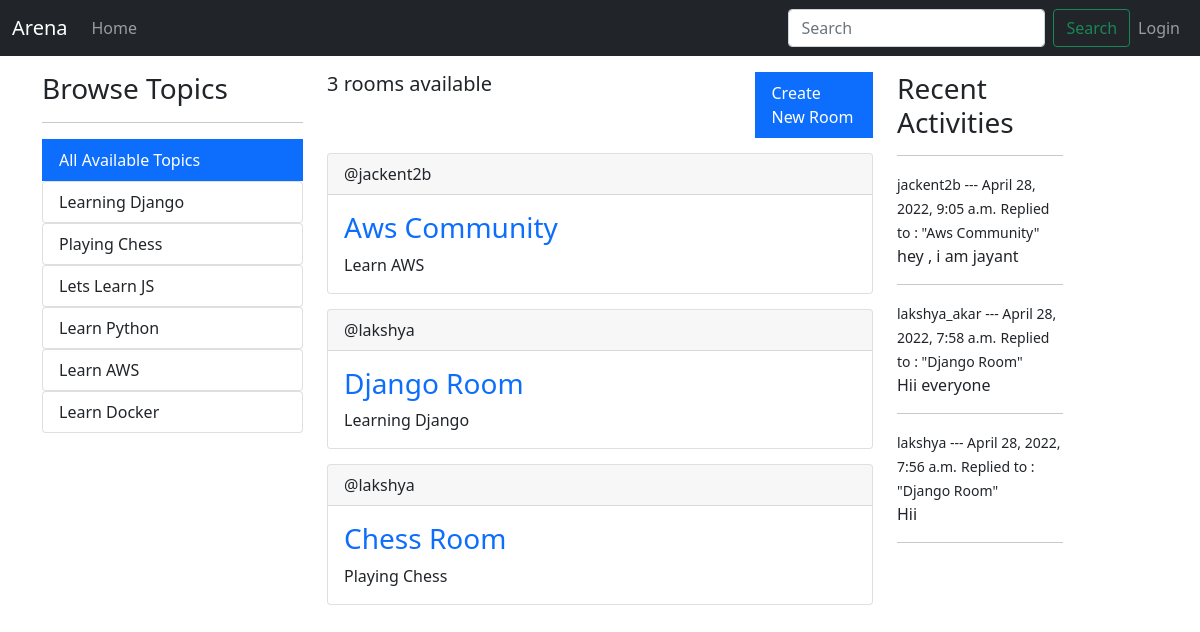
The page / on the database its author committed.
### myapp/models.py (models this page shows, shortened)
class Topic(models.Model):
    name = models.CharField(max_length=100)

class Room(models.Model):
    host =  models.ForeignKey(User, on_delete=models.SET_NULL, null= True)
    topic = models.ForeignKey(Topic, on_delete=models.SET_NULL, null= True)
    name = models.CharField(max_length=100)
    description = models.TextField(null=True, blank=True)
    participants = models.ManyToManyField(User,related_name='participants', blank=True)
    updated = models.DateField(auto_now=True)
    created = models.DateTimeField(auto_now_add=True)
    class Meta:
        ordering = ['-updated','-created']
    def __str__(self):
        return self.name

class Message(models.Model):
    user = models.ForeignKey(User,on_delete=models.CASCADE)
    room = models.ForeignKey(Room,on_delete=models.CASCADE)
    body = models.TextField()
    updated = models.DateField(auto_now=True)
    created = models.DateTimeField(auto_now_add=True)
    class Meta:
        ordering = ['-updated','-created']

### myapp/views.py (the view)
# urls.py: 2. Add a URL to urlpatterns:  path('', views.home, name='home')
def home(request):
    q = request.GET.get('q') if request.GET.get('q') != None else ''
    rooms = Room.objects.filter(
        Q(topic__name__icontains = q) | Q(name__icontains = q) | Q(description__icontains = q)
    )
    topics = Topic.objects.all()
    room_count = rooms.count()
    room_messages = Message.objects.filter(
        Q(room__topic__name__icontains=q))[0:3]
    context = {"rooms":rooms , "topics":topics, "room_count":room_count, 'room_messages': room_messages}
    return render(request, "home.html",context)

### templates/home.html
{% extends 'main.html' %} {%block content%}
<div class="container">
  <div class="row">
    <div class="col-3">{% include 'topics.html' %}</div>
    <div class="col-6">{%include 'feed_component.html'%}</div>
    <div class="col-2">{% include 'activity_component.html' %}</div>
  </div>
</div>
{%endblock content%}

### templates/topics.html
<div>
  <h3>Browse Topics</h3>
  <hr />
  <a
    href="{% url 'home' %}"
    class="list-group-item list-group-item-action active"
    aria-current="true"
  >
    All Available Topics
  </a>
  {% for topic in topics%}
  <div class="list-group">
    <a
      href="{% url 'home' %}?q={{topic.name}}"
      class="list-group-item list-group-item-action"
      >{{topic.name}}</a
    >
  </div>
  {%endfor%}
</div>

### templates/feed_component.html (shortened to what this page needs)
<div class="row">
  <div class="col-9">
    <h5>{{room_count}} rooms available</h5>
  </div>
  <div class="col-3">
    <a
      href="{% url 'create-room' %}"
      class="list-group-item list-group-item-action active"
      aria-current="true"
    >
      Create New Room
    </a>
  </div>
</div>
<div>
  {% for room in rooms%}
  <div class="card" style="margin-top: 15px">
    <div class="card-header">
      <span>@{{room.host.username}}</span>
    </div>
    <div class="card-body">
      <h3 class="card-title">
        <a style="text-decoration: none" href="/room/{{room.id}}"
          >{{room.name}}</a
        >
      </h3>
      <p class="card-text">{{room.topic.name}}</p>
    </div>
  </div>
  {% endfor %}
</div>

### templates/activity_component.html (shortened to what this page needs)
<h3>Recent Activities</h3>
<hr />
{% for message in room_messages %}
<div>
  <small>{{message.user}} --- {{message.created}}</small>
  <small>Replied to : "{{message.room}}"</small>
  <p>{{message.body}}</p>
  <hr />
</div>
{% endfor %}

### rows shown on the page
Topic: name "Learning Django"
Topic: name "Playing Chess"
Topic: name "Lets Learn JS"
Topic: name "Learn Python"
Topic: name "Learn AWS"
Topic: name "Learn Docker"
Room: host.username "jackent2b", name "Aws Community", topic.name "Learn AWS"
Room: host.username "lakshya", name "Django Room", topic.name "Learning Django"
Room: host.username "lakshya", name "Chess Room", topic.name "Playing Chess"
Message: user "jackent2b", created "April 28, 2022, 9:05 a.m.", room "Aws Community", body "hey , i am jayant"
Message: user "lakshya_akar", created "April 28, 2022, 7:58 a.m.", room "Django Room", body "Hii everyone"
Message: user "lakshya", created "April 28, 2022, 7:56 a.m.", room "Django Room", body "Hii"

### other values the page prints
{{ room_count }} "3"
